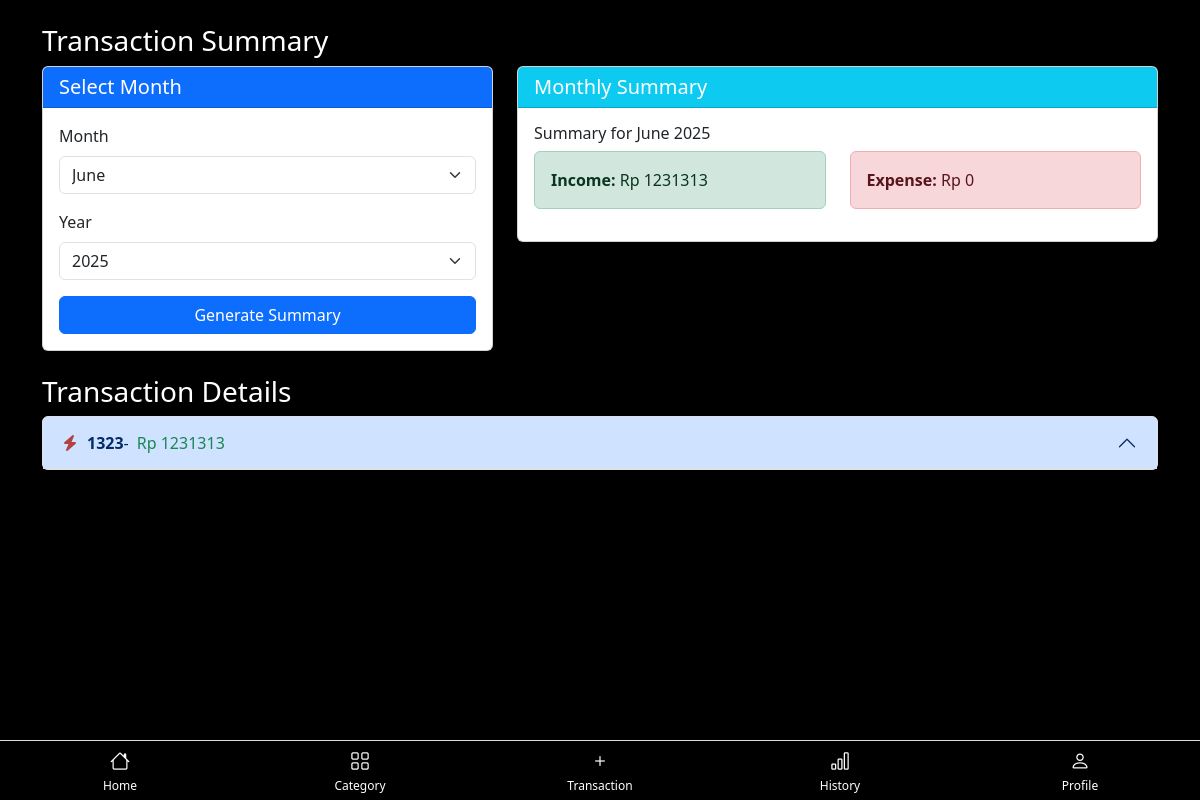
/summary/, run on an earlier commit of the app's database.
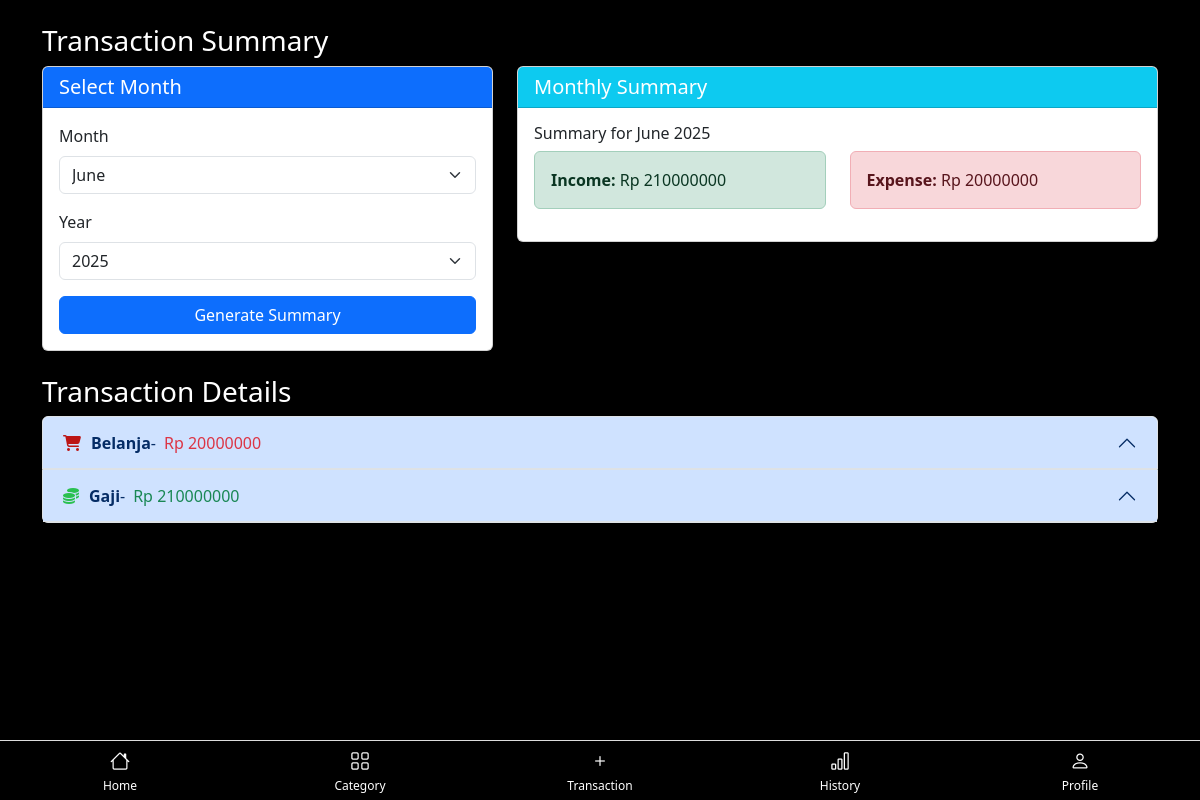
And on a later commit of the database.
### main/models.py (models this page shows, shortened)
class Kategori(models.Model):
    id = models.CharField(max_length=255, primary_key=True)
    nama = models.CharField(max_length=100)
    ikon = models.CharField(max_length=50, blank=True, null=True)
    warna = models.CharField(max_length=7, blank=True, null=True)
    def getIkon(self):
        return self.ikon
    def getWarna(self):
        return self.warna
    class Meta:
        verbose_name_plural = "Kategori"

class Transaksi(models.Model):
    id = models.CharField(max_length=255, primary_key=True)
    jumlah = models.DecimalField(max_digits=15, decimal_places=2)
    tanggal = models.DateField()
    kategori = models.ForeignKey(Kategori, on_delete=models.SET_NULL, null=True, blank=True)
    catatan = models.TextField(blank=True, null=True)
    tipe = models.CharField(max_length=20, choices=TipeTransaksi.choices)
    user = models.ForeignKey(User, on_delete=models.CASCADE)
    class Meta:
        verbose_name_plural = "Transaksi"

### main/views.py (the view)
# urls.py: path('summary/', main_views.summary_view, name='summary'),
def summary_view(request):
    context = {}
    today = date.today()
    context['today_total'] = RingkasanTanggal(today)
    selected_month = today.month
    selected_year = today.year
    if request.method == 'POST':
        selected_month = int(request.POST.get('bulan', selected_month))
        selected_year = int(request.POST.get('tahun', selected_year))
    context['selected_month'] = selected_month
    context['selected_year'] = selected_year
    pemasukan = LayananRingkasan.hitungPemasukanBerdasarkanBulan(selected_month, selected_year)
    pengeluaran = LayananRingkasan.hitungPengeluaranBerdasarkanBulan(selected_month, selected_year)
    context['month_total'] = pemasukan + pengeluaran
    current_year = today.year
    context['range_years'] = range(current_year - 5, current_year + 1)
    context['pemasukan_total'] = PengelolaTransaksi.hitungTotalBerdasarkanTipe(
        TipeTransaksi.PEMASUKAN
    )
    context['pengeluaran_total'] = PengelolaTransaksi.hitungTotalBerdasarkanTipe(
        TipeTransaksi.PENGELUARAN
    )
    context['net_balance'] = context['pemasukan_total'] - context['pengeluaran_total']
    transactions = Transaksi.objects.filter(
        tanggal__month=selected_month,
        tanggal__year=selected_year
    ).order_by('tanggal')
    context['transactions'] = transactions
    monthly_income = sum(t.jumlah for t in transactions if t.tipe == TipeTransaksi.PEMASUKAN)
    monthly_expense = sum(t.jumlah for t in transactions if t.tipe == TipeTransaksi.PENGELUARAN)
    context['monthly_income'] = monthly_income
    context['monthly_expense'] = monthly_expense
    transactions_by_category = {}
    for transaction in transactions:
        category = transaction.kategori
        if category not in transactions_by_category:
            transactions_by_category[category] = []
        transactions_by_category[category].append(transaction)
    for category, cat_transactions in transactions_by_category.items():
        total = sum(t.jumlah for t in cat_transactions)
        if cat_transactions:
            cat_transactions[0].total = total
            cat_transactions[0].tipe = cat_transactions[0].tipe
    context['transactions_by_category'] = transactions_by_category
    return render(request, 'main/summary.html', context)

### main/models.py (called while the page is built)
    @staticmethod
    def hitungTotalBerdasarkanTipe(tipe):
        result = Transaksi.objects.filter(tipe=tipe).aggregate(total=Sum('jumlah'))
        return result['total'] or Decimal('0.00')

    @staticmethod
    def hitungPemasukanBerdasarkanBulan(bulan, tahun):
        return sum(t.jumlah for t in Transaksi.objects.filter(
            tanggal__month=bulan,
            tanggal__year=tahun,
            tipe=TipeTransaksi.PEMASUKAN
        ))

    @staticmethod
    def hitungPengeluaranBerdasarkanBulan(bulan, tahun):
        return sum(t.jumlah for t in Transaksi.objects.filter(
            tanggal__month=bulan,
            tanggal__year=tahun,
            tipe=TipeTransaksi.PENGELUARAN
        ))

### main/templates/main/summary.html (shortened to what the changed rows need)
{% extends "base.html" %}
{% block content %}
<div class="container my-4 ">
    <div class="row">
        <div class="col-md-7">
<div class="mt-4 mt-md-0">
    <div class="card shadow">
        <div class="card-body">
            {% if selected_month and selected_year %}
                <h6 class="card-title">
                    Summary for
                    {% if selected_month == 1 %}January
                    {% elif selected_month == 2 %}February
                    {% elif selected_month == 3 %}March
                    {% elif selected_month == 4 %}April
                    {% elif selected_month == 5 %}May
                    {% elif selected_month == 6 %}June
                    {% elif selected_month == 7 %}July
                    {% elif selected_month == 8 %}August
                    {% elif selected_month == 9 %}September
                    {% elif selected_month == 10 %}October
                    {% elif selected_month == 11 %}November
                    {% elif selected_month == 12 %}December
                    {% endif %}
                    {{ selected_year }}
                <div class="row">
                    <div class="col-md-6">
                        <div class="alert alert-success">
                            <strong>Income:</strong> Rp {{ monthly_income|floatformat:0 }}
                        </div>
                    </div>
                    <div class="col-md-6">
                        <div class="alert alert-danger">
                            <strong>Expense:</strong> Rp {{ monthly_expense|floatformat:0 }}
                        </div>
                    </div>
                </div>
            {% else %}
                <p class="text-muted">Please select a month and year to view the summary.</p>
            {% endif %}
        </div>
    </div>
</div>
        </div>
    </div>
    {% if selected_month and selected_year and transactions %}
    <div class="mt-4">
        <div class="accordion" id="categoryAccordion">
            {% for category, cat_transactions in transactions_by_category.items %}
            <div class="accordion-item">
                <h2 class="accordion-header" id="heading{{ forloop.counter }}">
                     <button class="accordion-button" type="button" data-bs-toggle="collapse" data-bs-target="#collapse{{ forloop.counter }}" aria-expanded="true" aria-controls="collapse{{ forloop.counter }}">
                        <i class="{{ category.getIkon }}" style="color: {{ category.getWarna }}; margin-right: 10px;"></i>
                        <strong>{{ category.nama }}</strong> -
                        {% if cat_transactions.0.tipe == 'PEMASUKAN' %}
                            <span class="text-success ms-2">Rp {{ cat_transactions.0.total|floatformat:0 }}</span>
                        {% else %}
                            <span class="text-danger ms-2">Rp {{ cat_transactions.0.total|floatformat:0 }}</span>
                        {% endif %}
                     </button>
                </h2>
            </div>
            {% endfor %}
        </div>
    </div>
    {% endif %}
</div>
{% endblock %}

What changed in the data, as far as the page shows it:
removed Kategori: nama "1323", cat_transactions "1231313"
added Kategori: nama "Belanja", cat_transactions "20000000"
added Kategori: nama "Gaji", cat_transactions "210000000"
Also different on the page:
{{ monthly_income|floatformat:0 }}: "1231313" → "210000000"
{{ monthly_expense|floatformat:0 }}: "0" → "20000000"
